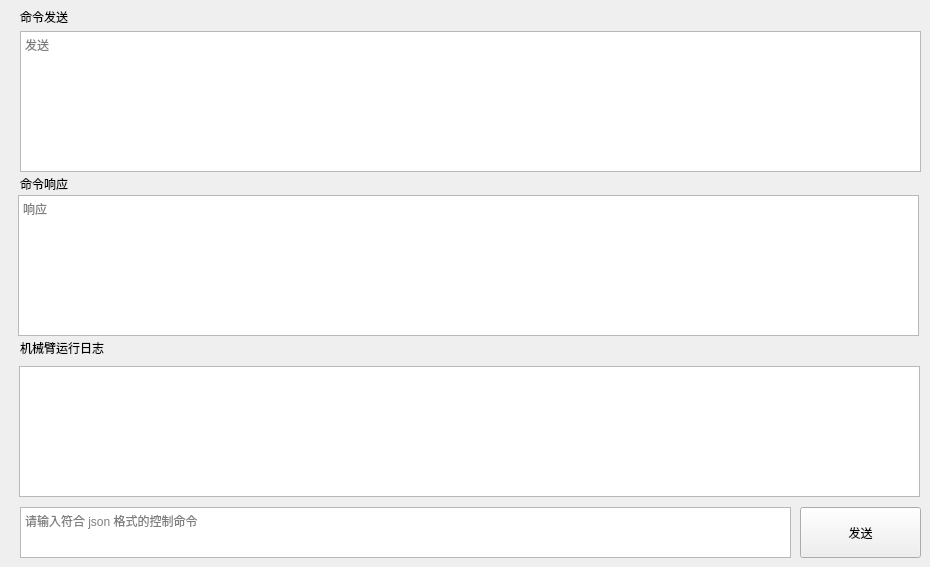
   <widget class="QWidget" name="CommandPage">
    <attribute name="title">
     <string>命令控制</string>
    </attribute>
    <widget class="QTextEdit" name="CommandEditWindow">
     <property name="geometry">
      <rect>
       <x>20</x>
       <y>507</y>
       <width>771</width>
       <height>51</height>
      </rect>
     </property>
     <property name="placeholderText">
      <string>请输入符合 json 格式的控制命令</string>
     </property>
    </widget>
    <widget class="QPushButton" name="CommandSendButton">
     <property name="geometry">
      <rect>
       <x>800</x>
       <y>507</y>
       <width>121</width>
       <height>51</height>
      </rect>
     </property>
     <property name="text">
      <string>发送</string>
     </property>
    </widget>
    <widget class="QLabel" name="SendLabel">
     <property name="geometry">
      <rect>
       <x>20</x>
       <y>11</y>
       <width>54</width>
       <height>12</height>
      </rect>
     </property>
     <property name="text">
      <string>命令发送</string>
     </property>
    </widget>
    <widget class="QLabel" name="ResponseLabel">
     <property name="geometry">
      <rect>
       <x>20</x>
       <y>178</y>
       <width>54</width>
       <height>12</height>
      </rect>
     </property>
     <property name="text">
      <string>命令响应</string>
     </property>
    </widget>
    <widget class="QLabel" name="CommandArmRunLogLabel">
     <property name="geometry">
      <rect>
       <x>20</x>
       <y>340</y>
       <width>91</width>
       <height>16</height>
      </rect>
     </property>
     <property name="text">
      <string>机械臂运行日志</string>
     </property>
    </widget>
    <widget class="QTextBrowser" name="CommandArmRunLogWindow">
     <property name="geometry">
      <rect>
       <x>19</x>
       <y>366</y>
       <width>901</width>
       <height>131</height>
      </rect>
     </property>
    </widget>
    <widget class="QTextBrowser" name="CommandResWindow">
     <property name="geometry">
      <rect>
       <x>18</x>
       <y>195</y>
       <width>901</width>
       <height>141</height>
      </rect>
     </property>
     <property name="placeholderText">
      <string>响应</string>
     </property>
    </widget>
    <widget class="QTextBrowser" name="CommandSendWindow">
     <property name="geometry">
      <rect>
       <x>20</x>
       <y>31</y>
       <width>901</width>
       <height>141</height>
      </rect>
     </property>
     <property name="placeholderText">
      <string>发送</string>
     </property>
    </widget>
   </widget>
